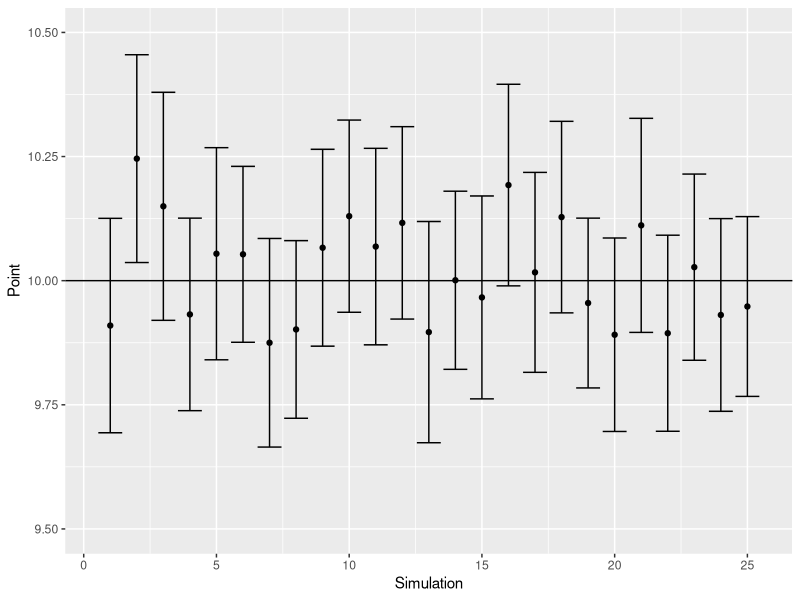
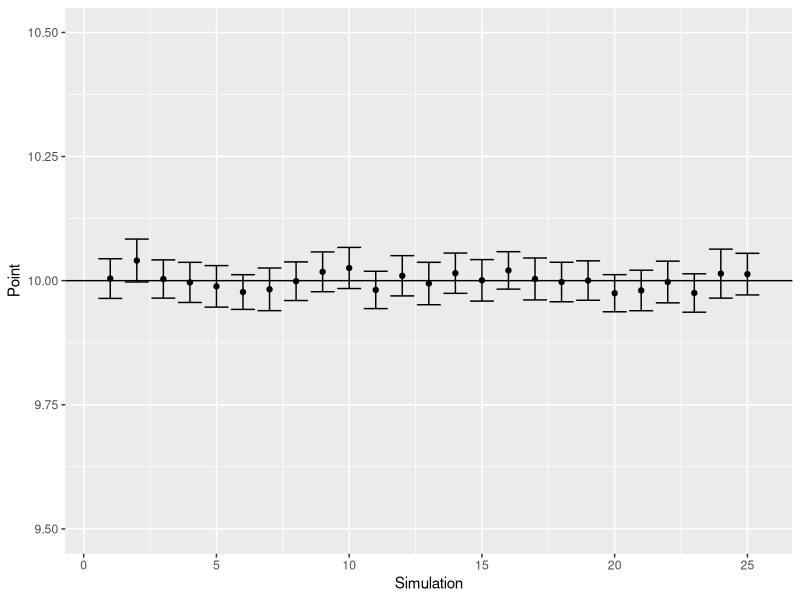
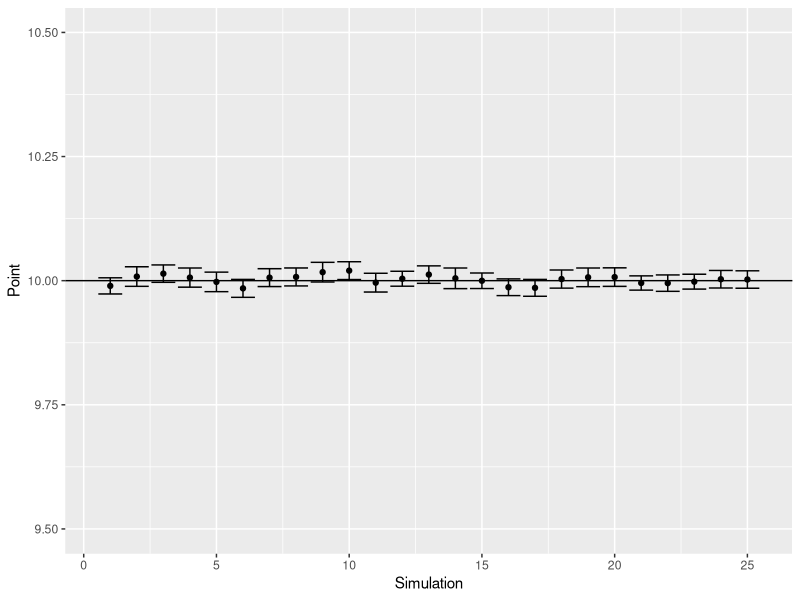
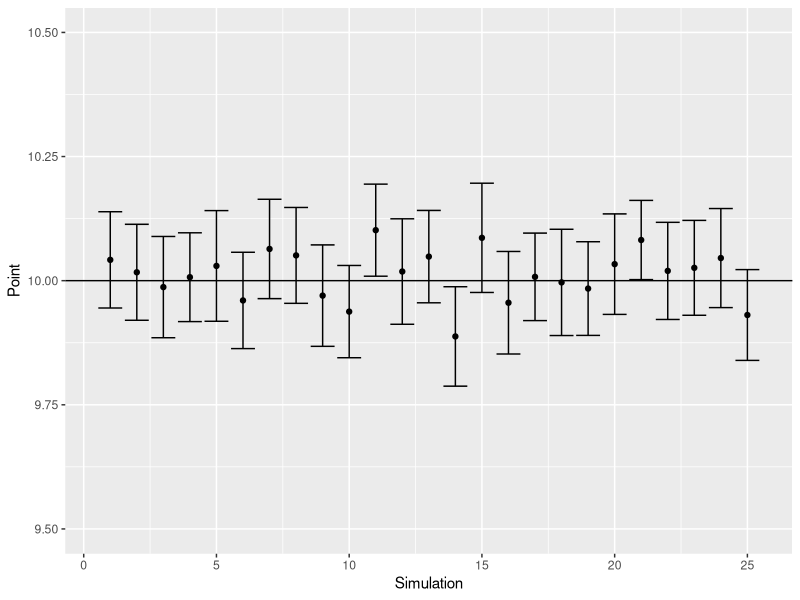

Recreate these plots in R, in order. (Note: this script raises an error after producing the figures.)
library(ggplot2)
library(gridExtra)

nsim = 25
n = 100
ciArray <- array(NA, dim = c(nsim, 3))

for(i in 1:nsim) {
  x = rnorm(n, mean = 10, sd = 0.5) # true mean 10, true sd 1
  ciArray[i,] <- c(t.test(x)$conf.int[1], t.test(x)$conf.int[2], t.test(x)$estimate)
}

ciArray <- as.data.frame(ciArray)
ciArray$nsim <- c(1:nsim)
ciArray$nsim <- as.numeric(ciArray$nsim)
colnames(ciArray) <- c("Low", "High", "Point", "Simulation")

p_smallci <- ggplot(ciArray, aes(Simulation, Point)) +
  geom_point() + 
  geom_errorbar(aes(ymin = Low, ymax = High)) +
  geom_hline(yintercept = 10) + ylim(9.5,10.5)


## big
ciArray_b <- array(NA, dim = c(nsim, 3))
for(i in 1:nsim) {
  x = rnorm(n, mean = 10, sd = 1) # true mean 10, true sd 1
  ciArray_b[i,] <- c(t.test(x)$conf.int[1], t.test(x)$conf.int[2], t.test(x)$estimate)
}
ciArray_b <- as.data.frame(ciArray_b)
ciArray_b$nsim <- c(1:nsim)
ciArray_b$nsim <- as.numeric(ciArray_b$nsim)
colnames(ciArray_b) <- c("Low", "High", "Point", "Simulation")

p_bigci <- ggplot(ciArray_b, aes(Simulation, Point)) +
  geom_point() + 
  geom_errorbar(aes(ymin = Low, ymax = High)) +
  geom_hline(yintercept = 10) + ylim(9.5,10.5)

## smaller
ciArray_s <- array(NA, dim = c(nsim, 3))
for(i in 1:nsim) {
  x = rnorm(n, mean = 10, sd = 0.2) # true mean 10, true sd 1
  ciArray_s[i,] <- c(t.test(x)$conf.int[1], t.test(x)$conf.int[2], t.test(x)$estimate)
}
ciArray_s <- as.data.frame(ciArray_s)
ciArray_s$nsim <- c(1:nsim)
ciArray_s$nsim <- as.numeric(ciArray_s$nsim)
colnames(ciArray_s) <- c("Low", "High", "Point", "Simulation")

p_minici <- ggplot(ciArray_s, aes(Simulation, Point)) +
  geom_point() + 
  geom_errorbar(aes(ymin = Low, ymax = High)) +
  geom_hline(yintercept = 10) + ylim(9.5,10.5)

## smallest
ciArray_mm <- array(NA, dim = c(nsim, 3))
for(i in 1:nsim) {
  x = rnorm(n, mean = 10, sd = 0.09) # true mean 10, true sd 1
  ciArray_mm[i,] <- c(t.test(x)$conf.int[1], t.test(x)$conf.int[2], t.test(x)$estimate)
}
ciArray_mm <- as.data.frame(ciArray_mm)
ciArray_mm$nsim <- c(1:nsim)
ciArray_mm$nsim <- as.numeric(ciArray_mm$nsim)
colnames(ciArray_mm) <- c("Low", "High", "Point", "Simulation")

p_miniminici <- ggplot(ciArray_mm, aes(Simulation, Point)) +
  geom_point() + 
  geom_errorbar(aes(ymin = Low, ymax = High)) +
  geom_hline(yintercept = 10) + ylim(9.5,10.5)

## check true proportion is 95% coverage
#mean(1*(ciArray[,1]<10 & ciArray[,2]>10)) # this interval will contain "10"

dta_all <- rbind(ciArray_b, ciArray_mm, ciArray_s)
dta_all <-dta_all[sample(1:nrow(dta_all)), ]
dta_some <- sample_n(dta_all, 25)
dta_some$Simulation <- c(1:25)

p_some <- ggplot(dta_some, aes(Simulation, Point)) +
  geom_point() + 
  geom_errorbar(aes(ymin = Low, ymax = High)) +
  geom_hline(yintercept = 10) + ylim(9.5,10.5) +
  labs(y = NULL)

svg(file = "~/Documents/thesis/images/ci-example-weird.svg")
cis <- grid.arrange(p_smallci, p_some, nrow = 1)
dev.off()
